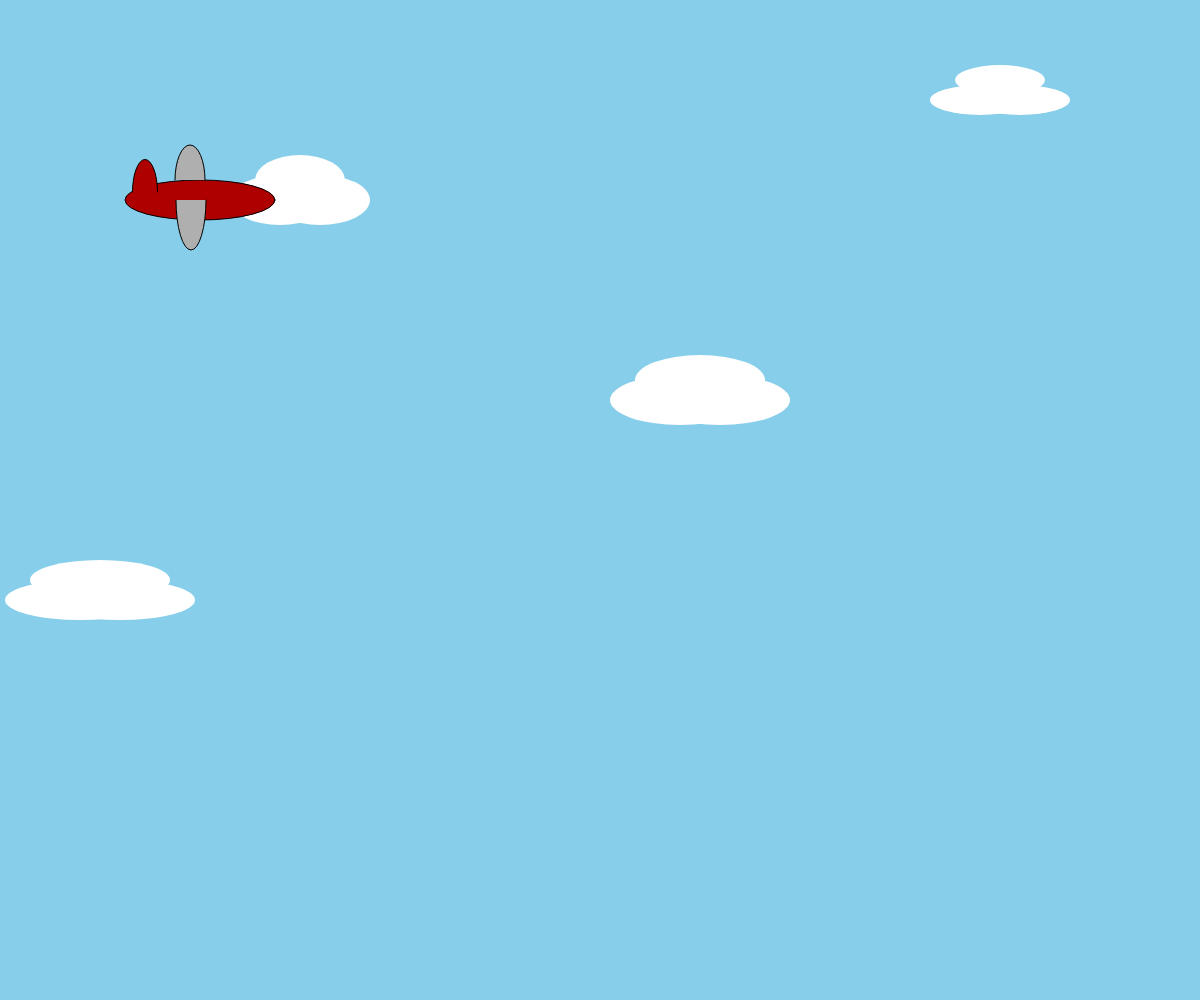
Frame 1 (no input)
Frame 60 (no input): identical to frame 1, image omitted
Frame 120 (the mouse pressed at the canvas centre since frame 60): identical to frame 1, image omitted

The p5.js sketch that drew this single still picture (run headless with seeded random() and noise() and a simulated clock; from frame 60 on, the mouse is pressed at the canvas centre):

// p5.js sketch
// ── sketch.js
let clouds;
let scroll;

let planeX = 200;
let planeY = 200;

let isLeft;
let isRight;

function setup() {
  createCanvas(windowWidth, windowHeight);
  scroll = 0;
  
  isLeft = false;
  isRight = false;
  
  
  clouds = [

    {
      x: -1000,
      y: 200,
      w: 100,
      h: 50
    },
    {
      x: -300,
      y: 500,
      w: 150,
      h: 60
    },
    {
      x: -500,
      y: 200,
      w: 100,
      h: 80
    },
    {
      x: 100,
      y: 600,
      w: 150,
      h: 40
    },
    {
      x: 300,
      y: 200,
      w: 100,
      h: 50
    },
    {
      x: 700,
      y: 400,
      w: 140,
      h: 50
    },
    {
      x: 1000,
      y: 100,
      w: 100,
      h: 30
    },
    {
      x: 1600,
      y: 300,
      w: 300,
      h: 80
    },
    {
      x: 2000,
      y: 500,
      w: 140,
      h: 60
    }

  ]
}

function draw() {
  background(135, 206, 235);
  push();
  translate(scroll, 0)
  //clouds
  for (let i = 0; i < clouds.length; i++) {
    fill(255);
    noStroke();
    ellipse(clouds[i].x, clouds[i].y - 20,
      clouds[i].w - 10, clouds[i].h)

    ellipse(clouds[i].x + 20, clouds[i].y,
      clouds[i].w, clouds[i].h)

    ellipse(clouds[i].x - 20, clouds[i].y,
      clouds[i].w, clouds[i].h)
  }
  pop();
  if(isLeft == true){
  //state2
  fill(175, 0 , 0)
  ellipse(planeX, planeY, 150, 40)
  arc(planeX + 55, planeY-8, 25, 65,PI,0)
  
  fill(175)
  arc(planeX - 10, planeY - 20, 30, 70, PI, 0)
  arc(planeX - 9, planeY , 30, 100, 0, PI)
  
  } else {
    
  //state1
  fill(175, 0 , 0)
  ellipse(planeX, planeY, 150, 40)
  arc(planeX - 55, planeY-8, 25, 65,PI,0)
  
  fill(175)
  arc(planeX - 10, planeY - 20, 30, 70, PI, 0)
  arc(planeX - 9, planeY , 30, 100, 0, PI)
  
  } 
  
  //logic scroll
  if(isLeft){
    if(planeX > width * 0.2){
      
      planeX -= 5
    
    }else{
    
      scroll += 5
    }
  
  }
  
  if(isRight){
    if(planeX < width * 0.8){
      
      planeX += 5
    
    }else{
    
      scroll -= 5
    }
  
  }
  
}
function keyPressed(){
  if(keyCode == LEFT_ARROW){
  
    isLeft = true;
  }
  if(keyCode == RIGHT_ARROW){
  
    isRight = true;
  }

}

function keyReleased(){
  if(keyCode == LEFT_ARROW){
  
    isLeft = false;
  }
  if(keyCode == RIGHT_ARROW){
  
    isRight = false;
  }

}
